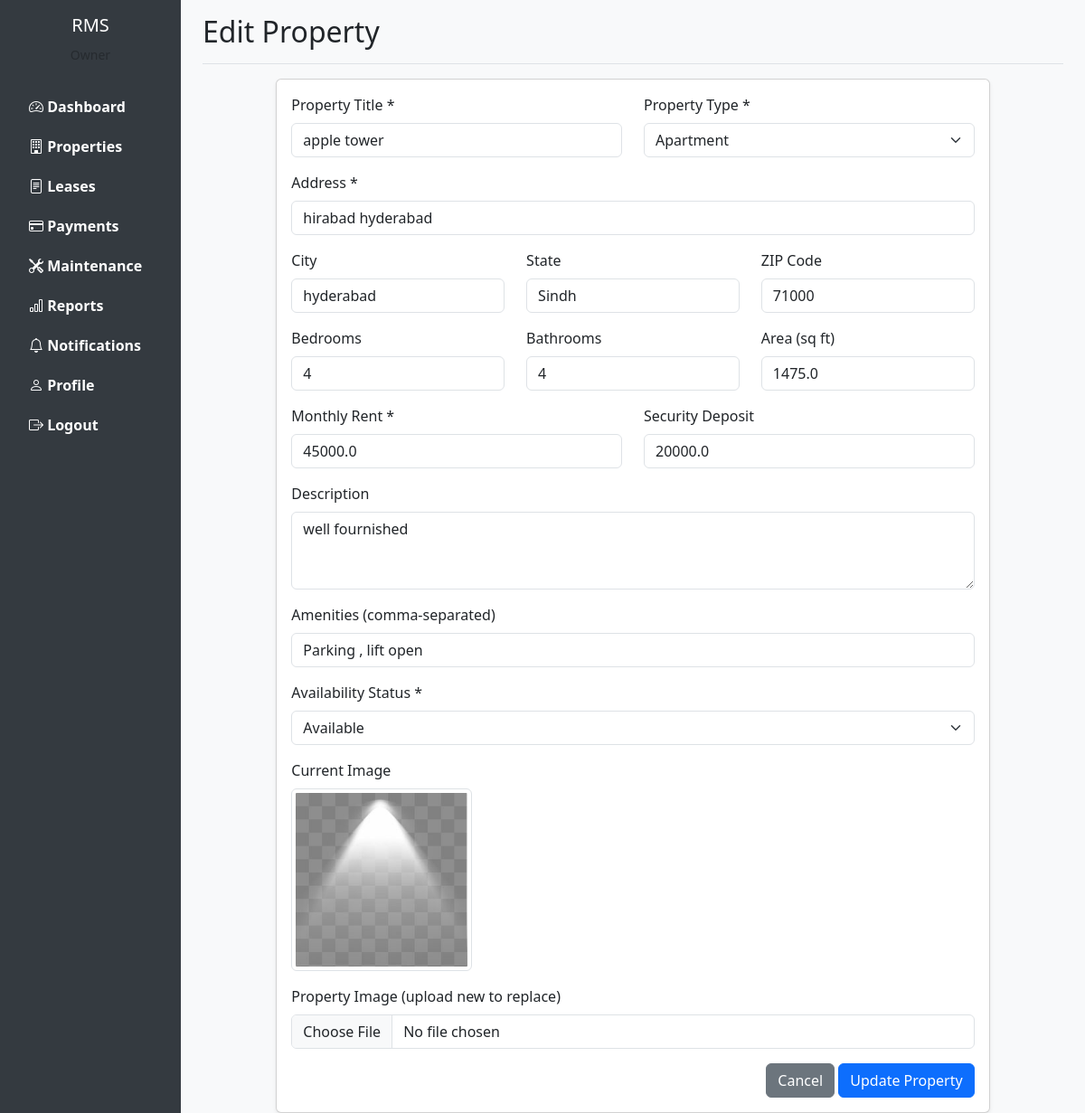
Page /properties/edit/1 (signed in) on the committed database.
### models.py (models this page shows)
class Property(db.Model):
    __tablename__ = 'properties'
    id = db.Column(db.Integer, primary_key=True)
    owner_id = db.Column(db.Integer, db.ForeignKey('users.id'), nullable=False)
    property_type = db.Column(db.String(50), nullable=False)
    title = db.Column(db.String(200), nullable=False)
    address = db.Column(db.Text, nullable=False)
    city = db.Column(db.String(100))
    state = db.Column(db.String(100))
    zip_code = db.Column(db.String(20))
    bedrooms = db.Column(db.Integer)
    bathrooms = db.Column(db.Integer)
    area_sqft = db.Column(db.Float)
    rent_amount = db.Column(db.Float, nullable=False)
    security_deposit = db.Column(db.Float)
    description = db.Column(db.Text)
    amenities = db.Column(db.Text)
    availability_status = db.Column(db.String(20), default='available')
    image_path = db.Column(db.String(255))
    created_at = db.Column(db.DateTime, default=datetime.utcnow)
    updated_at = db.Column(db.DateTime, default=datetime.utcnow, onupdate=datetime.utcnow)
    leases = db.relationship('Lease', backref='property', lazy=True)
    maintenance_requests = db.relationship('MaintenanceRequest', backref='property', lazy=True)

### routes.py (the view, shortened to what this page needs)
@current_app.route('/properties/edit/<int:property_id>', methods=['GET', 'POST'])
@login_required
@role_required('admin', 'owner')
def edit_property(property_id):
    property = Property.query.get_or_404(property_id)
    if current_user.role == 'owner' and property.owner_id != current_user.id:
        flash('You do not have permission to edit this property.', 'danger')
        return redirect(url_for('properties'))
    return render_template('properties/edit.html', property=property)

### app.py (called while the page is built)
def create_app():
    app = Flask(__name__)
    app.config['SECRET_KEY'] = 'your-secret-key-change-in-production'
    app.config['SQLALCHEMY_DATABASE_URI'] = 'sqlite:///rental_management.db'
    app.config['SQLALCHEMY_TRACK_MODIFICATIONS'] = False
    app.config['UPLOAD_FOLDER'] = 'static/uploads'
    os.makedirs(app.config['UPLOAD_FOLDER'], exist_ok=True)
    db.init_app(app)
    login_manager.init_app(app)
    migrate.init_app(app, db)
    login_manager.login_view = 'login'
    login_manager.login_message = 'Please log in to access this page.'
    with app.app_context():
        from models import User
        @login_manager.user_loader
        def load_user(user_id):
            return User.query.get(int(user_id))
        import routes
        db.create_all()
    return app

### routes.py (called while the page is built)
def role_required(*roles):
    def decorator(f):
        @wraps(f)
        def decorated_function(*args, **kwargs):
            if not current_user.is_authenticated or current_user.role not in roles:
                flash('You do not have permission to access this page.', 'danger')
                return redirect(url_for('dashboard'))
            return f(*args, **kwargs)
        return decorated_function
    return decorator

### templates/properties/edit.html (shortened to what this page needs)
    {% extends "base.html" %}
{% block page_title %}Edit Property{% endblock %}
{% block content %}
<div class="row">
    <div class="col-md-10 offset-md-1">
        <div class="card">
            <div class="card-body">
                <form method="POST" action="{{ url_for('edit_property', property_id=property.id) }}" enctype="multipart/form-data">
                    <div class="row">
                        <div class="col-md-6 mb-3">
                            <label for="title" class="form-label">Property Title *</label>
                            <input type="text" class="form-control" id="title" name="title" value="{{ property.title }}" required>
                        </div>
                        <div class="col-md-6 mb-3">
                            <label for="property_type" class="form-label">Property Type *</label>
                            <select class="form-select" id="property_type" name="property_type" required>
                                <option value="Apartment" {% if property.property_type == 'Apartment' %}selected{% endif %}>Apartment</option>
                            </select>
                        </div>
                    </div>
                    <div class="mb-3">
                        <label for="address" class="form-label">Address *</label>
                        <input type="text" class="form-control" id="address" name="address" value="{{ property.address }}" required>
                    </div>
                    <div class="row">
                        <div class="col-md-4 mb-3">
                            <label for="city" class="form-label">City</label>
                            <input type="text" class="form-control" id="city" name="city" value="{{ property.city or '' }}">
                        </div>
                        <div class="col-md-4 mb-3">
                            <label for="state" class="form-label">State</label>
                            <input type="text" class="form-control" id="state" name="state" value="{{ property.state or '' }}">
                        </div>
                        <div class="col-md-4 mb-3">
                            <label for="zip_code" class="form-label">ZIP Code</label>
                            <input type="text" class="form-control" id="zip_code" name="zip_code" value="{{ property.zip_code or '' }}">
                        </div>
                    </div>
                    <div class="row">
                        <div class="col-md-4 mb-3">
                            <label for="bedrooms" class="form-label">Bedrooms</label>
                            <input type="number" class="form-control" id="bedrooms" name="bedrooms" value="{{ property.bedrooms or '' }}" min="0">
                        </div>
                        <div class="col-md-4 mb-3">
                            <label for="bathrooms" class="form-label">Bathrooms</label>
                            <input type="number" class="form-control" id="bathrooms" name="bathrooms" value="{{ property.bathrooms or '' }}" min="0">
                        </div>
                        <div class="col-md-4 mb-3">
                            <label for="area_sqft" class="form-label">Area (sq ft)</label>
                            <input type="number" class="form-control" id="area_sqft" name="area_sqft" value="{{ property.area_sqft or '' }}" min="0" step="0.01">
                        </div>
                    </div>
                    <div class="row">
                        <div class="col-md-6 mb-3">
                            <label for="rent_amount" class="form-label">Monthly Rent *</label>
                            <input type="number" class="form-control" id="rent_amount" name="rent_amount" value="{{ property.rent_amount }}" required min="0" step="0.01">
                        </div>
                        <div class="col-md-6 mb-3">
                            <label for="security_deposit" class="form-label">Security Deposit</label>
                            <input type="number" class="form-control" id="security_deposit" name="security_deposit" value="{{ property.security_deposit or '' }}" min="0" step="0.01">
                        </div>
                    </div>
                    <div class="mb-3">
                        <label for="description" class="form-label">Description</label>
                        <textarea class="form-control" id="description" name="description" rows="3">{{ property.description or '' }}</textarea>
                    </div>
                    <div class="mb-3">
                        <label for="amenities" class="form-label">Amenities (comma-separated)</label>
                        <input type="text" class="form-control" id="amenities" name="amenities" value="{{ property.amenities or '' }}" placeholder="e.g., Parking, Pool, Gym">
                    </div>
                    <div class="mb-3">
                        <label for="availability_status" class="form-label">Availability Status *</label>
                        <select class="form-select" id="availability_status" name="availability_status" required>
                            <option value="available" {% if property.availability_status == 'available' %}selected{% endif %}>Available</option>
                        </select>
                    </div>
                    {% if property.image_path %}
                    <div class="mb-3">
                        <label class="form-label">Current Image</label>
                        <div>
                            <img src="{{ url_for('static', filename='uploads/' + property.image_path) }}" alt="{{ property.title }}" style="max-width: 200px;" class="img-thumbnail">
                        </div>
                    </div>
                    {% endif %}
                    <div class="mb-3">
                        <label for="image" class="form-label">Property Image (upload new to replace)</label>
                        <input type="file" class="form-control" id="image" name="image" accept="image/*">
                    </div>
                    <div class="text-end">
                        <a href="{{ url_for('properties') }}" class="btn btn-secondary">Cancel</a>
                        <button type="submit" class="btn btn-primary">Update Property</button>
                    </div>
                </form>
            </div>
        </div>
    </div>
</div>
{% endblock %}

### templates/base.html (style rules this page uses)
body { min-height: 100vh; background-color: #f8f9fa; }
.card { box-shadow: 0 0.125rem 0.25rem rgba(0,0,0,0.075); }

### rows in the picture
Property: title "apple tower", property_type "Apartment", address "hirabad hyderabad", city "hyderabad", state "Sindh", zip_code "71000", bedrooms "4", bathrooms "4", area_sqft "1475.0", rent_amount "45000.0", security_deposit "20000.0", description "well fournished", amenities "Parking , lift open", availability_status "Available", image_path (picture)
